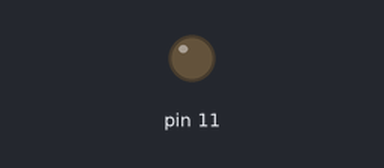
Recording of a sketch running on a simulated Arduino Uno, built with avr-gcc and run on an emulated ATmega328P. Parts: output pins drawn as LEDs (lit = HIGH).

Above: at 0.1 s.
At 5.08 s:
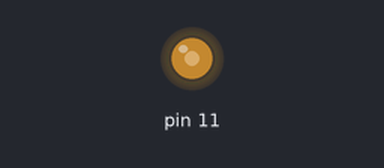
Timing chart, 0 to 5.3 s (numbered marks = the images above):
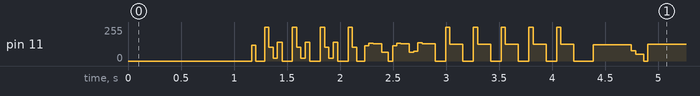

The sketch:

bitCompositionPWM.ino
```cpp
unsigned long counter;
word value;
unsigned long t;

void setup(){
  counter = 0;
  // changes the PWM frequency to 62.5kHz to be above our hearing threshold
  // currently only works for Arduino Uno/Duemilanove/Nano
  setupFastPwm();
  pinMode(11, OUTPUT);
}

void loop(){
  // now uses a function with our counter as argument to generate each sample value
  value = generate(counter++);
  // write our current sample to PWM Pin 11
  analogWrite(11, value);
  delayMicroseconds(100);
}

// this is our composition function, the counter is passed as argument and the current value is returned by the function
// unquote for different compositions
static unsigned long generate(unsigned long t){
//  return  t * ((t>>12|t>>8)&63&t>>4);
//  return t*((t>>9|t>>13)&25&t>>6);
//  return t*((t>>3|t>>7)&3&t>>12);
  return t*((t>>12|t>>13)&127&t>>8);
//  return (t>>6|t|t>>(t>>16))*10+((t>>11)&7);
//  return (t*(t>>8*(t>>15|t>>8)&(20|(t>>19)*5>>t|t>>3)));
}

void setupFastPwm(){
  #if defined (__AVR_ATmega168__) || defined (__AVR_ATmega48__) || defined (__AVR_ATmega88__) || defined (__AVR_ATmega328P__) || (__AVR_ATmega1280__)
  // set Fast PWM Mode on Pin 3 and 11
  TCCR2A = (TCCR2A & 0xfc) | 0x03;
  // set prescaler to 1
  TCCR2B = (TCCR2B & 0xf8) | 0x01;
  #endif
}
```
